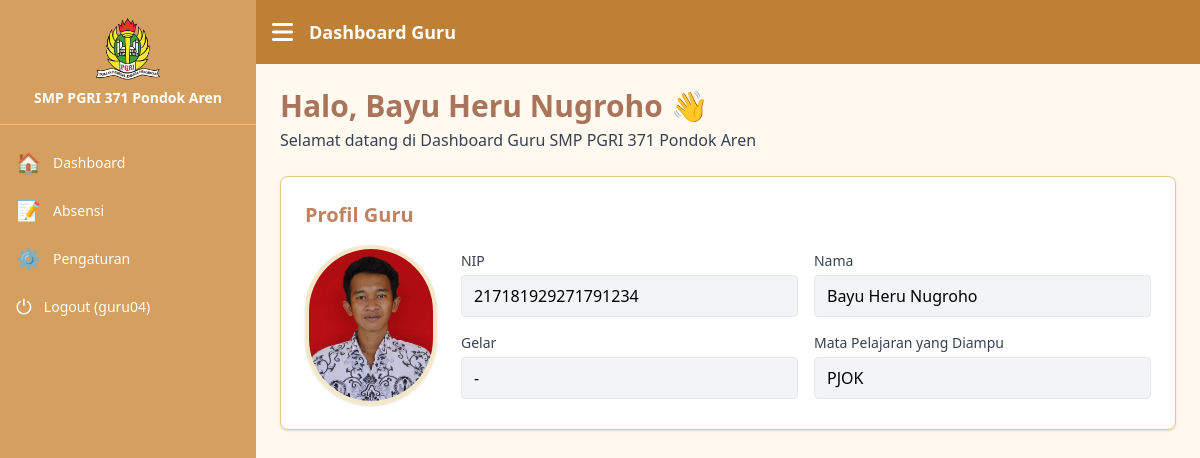
Page /guru/index.php (signed in) on the committed database.
### tables this page shows
CREATE TABLE `guru` (
  `id` int(11) NOT NULL,
  `username` varchar(50) DEFAULT NULL,
  `email` varchar(100) DEFAULT NULL,
  `password` varchar(255) DEFAULT NULL,
  `nama` varchar(100) DEFAULT NULL,
  `nip` varchar(20) DEFAULT NULL,
  `gelar` varchar(50) NOT NULL,
  `mapel` varchar(100) DEFAULT NULL,
  `foto` varchar(255) DEFAULT NULL,
  `posisi_staff` varchar(100) DEFAULT NULL
);

### guru/dashboard.php (the view, shortened to what this page needs)
<?php
include '../connection/database.php';
$username = $_SESSION['username'];
$query = "SELECT * FROM guru WHERE username = ?";
$stmt  = $connection->prepare($query);
$stmt->bind_param("s", $username);
$stmt->execute();
$result = $stmt->get_result();
if ($result && $result->num_rows > 0) {
    $user = $result->fetch_assoc();
}
?>
<!DOCTYPE html>
<html lang="id">
<head>
    <script src="https://cdn.tailwindcss.com"></script>
</head>
<body class="bg-[#FFF9F0] flex flex-col min-h-screen">
<div class="flex flex-1">
    <main class="flex-1 p-6 bg-[#FFF9F0]">
        <div class="mb-6">
            <h2 class="text-3xl font-bold  text-[#a9745a]">Halo, <?= htmlspecialchars($user['nama']) ?> 👋</h2>
            <p class="text-gray-700 mt-1">Selamat datang di Dashboard Guru SMP PGRI 371 Pondok Aren</p>
        </div>
        <div class="bg-white rounded-lg p-6 shadow border border-[#E4C988]">
            <h3 class="text-xl font-semibold mb-4 text-[#C08261]">Profil Guru</h3>
            <div class="flex flex-col md:flex-row items-center gap-6">
                <div class="w-40 h-40 overflow-hidden rounded-full border-4 border-[#F5E8C7] shadow">
                    <img src="uploads/<?= htmlspecialchars($user['foto']) ?>" alt="Foto Profil" class="w-full h-full object-cover">
                </div>
                <div class="grid grid-cols-1 md:grid-cols-2 gap-4 w-full mt-4 md:mt-0">
                    <div>
                        <label class="block text-sm font-medium text-gray-700">NIP</label>
                        <input type="text" value="<?= htmlspecialchars($user['nip']) ?>" disabled class="w-full mt-1 px-3 py-2 border rounded bg-gray-100">
                    </div>
                    <div>
                        <label class="block text-sm font-medium text-gray-700">Nama</label>
                        <input type="text" value="<?= htmlspecialchars($user['nama']) ?>" disabled class="w-full mt-1 px-3 py-2 border rounded bg-gray-100">
                    </div>
                    <div>
                        <label class="block text-sm font-medium text-gray-700">Gelar</label>
                        <input type="text" value="<?= htmlspecialchars($user['gelar']) ?>" disabled class="w-full mt-1 px-3 py-2 border rounded bg-gray-100">
                    </div>
                    <div>
                        <label class="block text-sm font-medium text-gray-700">Mata Pelajaran yang Diampu</label>
                        <input type="text" value="<?= htmlspecialchars($user['mapel']) ?>" disabled class="w-full mt-1 px-3 py-2 border rounded bg-gray-100">
                    </div>
                </div>
            </div>
        </div>
    </main>
</div>
</body>
</html>

### rows in the picture
guru: nama "Bayu Heru Nugroho", foto (picture), nip "217181929271791234", gelar "-", mapel "PJOK"

### other values in the picture
$_SESSION["username"] "guru04"
